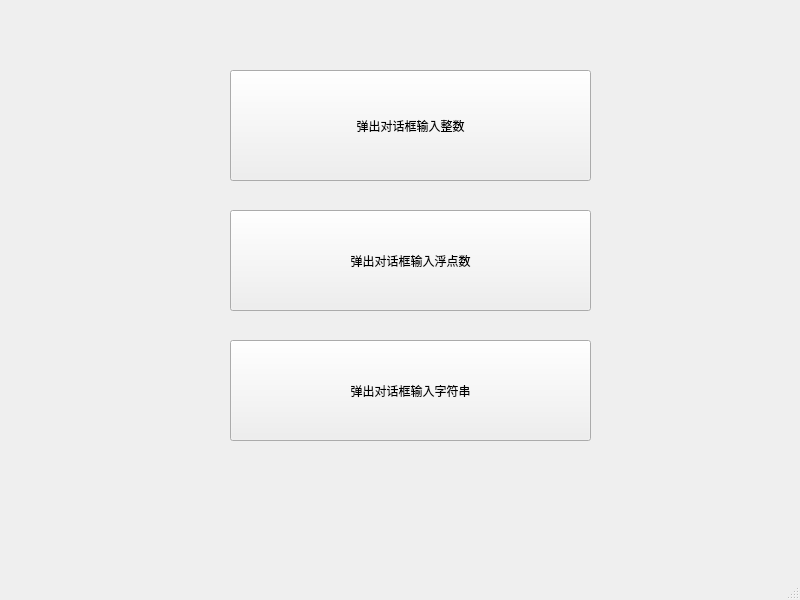
<?xml version="1.0" encoding="UTF-8"?>
<ui version="4.0">
 <class>MainWindow</class>
 <widget class="QMainWindow" name="MainWindow">
  <property name="geometry">
   <rect>
    <x>0</x>
    <y>0</y>
    <width>800</width>
    <height>600</height>
   </rect>
  </property>
  <property name="windowTitle">
   <string>MainWindow</string>
  </property>
  <widget class="QWidget" name="centralwidget">
   <widget class="QPushButton" name="pushButton">
    <property name="geometry">
     <rect>
      <x>230</x>
      <y>70</y>
      <width>361</width>
      <height>111</height>
     </rect>
    </property>
    <property name="text">
     <string>弹出对话框输入整数</string>
    </property>
   </widget>
   <widget class="QPushButton" name="pushButton_2">
    <property name="geometry">
     <rect>
      <x>230</x>
      <y>210</y>
      <width>361</width>
      <height>101</height>
     </rect>
    </property>
    <property name="text">
     <string>弹出对话框输入浮点数</string>
    </property>
   </widget>
   <widget class="QPushButton" name="pushButton_3">
    <property name="geometry">
     <rect>
      <x>230</x>
      <y>340</y>
      <width>361</width>
      <height>101</height>
     </rect>
    </property>
    <property name="text">
     <string>弹出对话框输入字符串</string>
    </property>
   </widget>
  </widget>
  <widget class="QMenuBar" name="menubar">
   <property name="geometry">
    <rect>
     <x>0</x>
     <y>0</y>
     <width>800</width>
     <height>22</height>
    </rect>
   </property>
  </widget>
  <widget class="QStatusBar" name="statusbar"/>
 </widget>
 <resources/>
 <connections/>
</ui>
